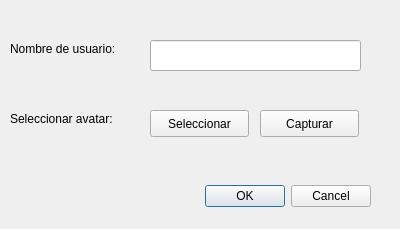
<?xml version="1.0" encoding="UTF-8"?>
<ui version="4.0">
 <class>Perfil</class>
 <widget class="QDialog" name="Perfil">
  <property name="geometry">
   <rect>
    <x>0</x>
    <y>0</y>
    <width>400</width>
    <height>229</height>
   </rect>
  </property>
  <property name="minimumSize">
   <size>
    <width>400</width>
    <height>229</height>
   </size>
  </property>
  <property name="maximumSize">
   <size>
    <width>400</width>
    <height>229</height>
   </size>
  </property>
  <property name="windowTitle">
   <string>Perfil</string>
  </property>
  <widget class="QDialogButtonBox" name="Perfil_2">
   <property name="geometry">
    <rect>
     <x>30</x>
     <y>180</y>
     <width>341</width>
     <height>32</height>
    </rect>
   </property>
   <property name="orientation">
    <enum>Qt::Horizontal</enum>
   </property>
   <property name="standardButtons">
    <set>QDialogButtonBox::Cancel|QDialogButtonBox::Ok</set>
   </property>
  </widget>
  <widget class="QLabel" name="label">
   <property name="geometry">
    <rect>
     <x>10</x>
     <y>40</y>
     <width>141</width>
     <height>17</height>
    </rect>
   </property>
   <property name="text">
    <string>Nombre de usuario:</string>
   </property>
  </widget>
  <widget class="QLineEdit" name="lineEditNameuser">
   <property name="geometry">
    <rect>
     <x>150</x>
     <y>40</y>
     <width>211</width>
     <height>31</height>
    </rect>
   </property>
  </widget>
  <widget class="QLabel" name="label_2">
   <property name="geometry">
    <rect>
     <x>10</x>
     <y>110</y>
     <width>141</width>
     <height>17</height>
    </rect>
   </property>
   <property name="text">
    <string>Seleccionar avatar: </string>
   </property>
  </widget>
  <widget class="QPushButton" name="pushButtonSeleccion">
   <property name="geometry">
    <rect>
     <x>150</x>
     <y>110</y>
     <width>99</width>
     <height>27</height>
    </rect>
   </property>
   <property name="text">
    <string>Seleccionar</string>
   </property>
   <property name="autoDefault">
    <bool>false</bool>
   </property>
  </widget>
  <widget class="QPushButton" name="pushButtonCaptura">
   <property name="geometry">
    <rect>
     <x>260</x>
     <y>110</y>
     <width>99</width>
     <height>27</height>
    </rect>
   </property>
   <property name="text">
    <string>Capturar</string>
   </property>
   <property name="autoDefault">
    <bool>false</bool>
   </property>
  </widget>
 </widget>
 <resources/>
 <connections>
  <connection>
   <sender>Perfil_2</sender>
   <signal>rejected()</signal>
   <receiver>Perfil</receiver>
   <slot>reject()</slot>
   <hints>
    <hint type="sourcelabel">
     <x>316</x>
     <y>260</y>
    </hint>
    <hint type="destinationlabel">
     <x>286</x>
     <y>274</y>
    </hint>
   </hints>
  </connection>
  <connection>
   <sender>Perfil_2</sender>
   <signal>accepted()</signal>
   <receiver>Perfil</receiver>
   <slot>accept()</slot>
   <hints>
    <hint type="sourcelabel">
     <x>248</x>
     <y>254</y>
    </hint>
    <hint type="destinationlabel">
     <x>157</x>
     <y>274</y>
    </hint>
   </hints>
  </connection>
 </connections>
</ui>
